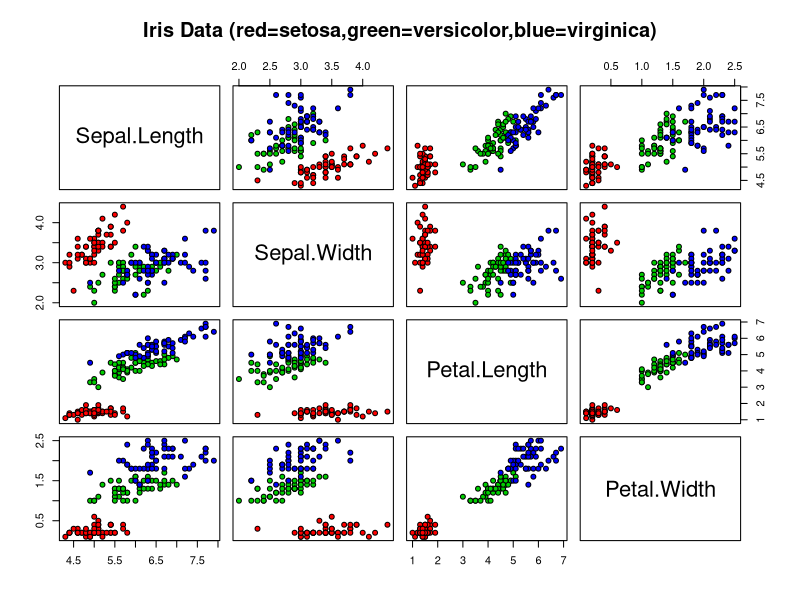
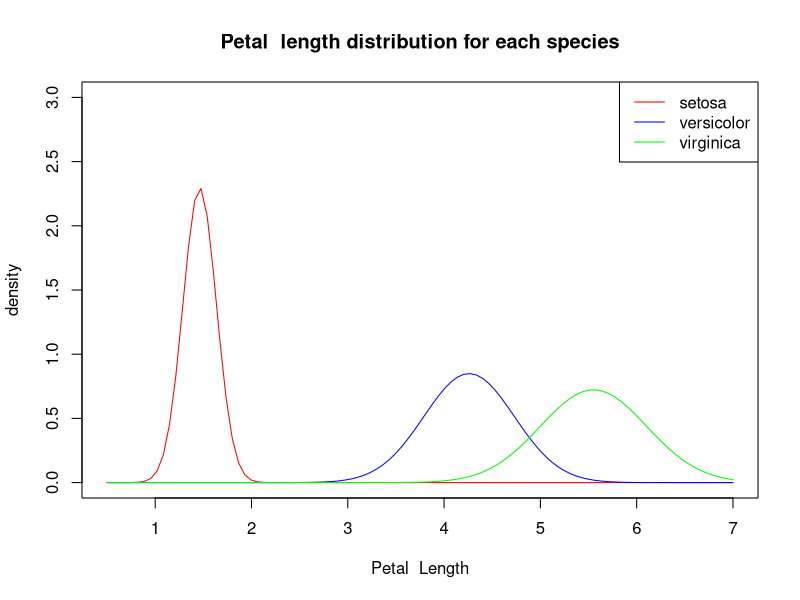

Source code (R) for these figures, in order:
library(e1071)

data(iris)

pairs(iris[1:4], main="Iris Data (red=setosa,green=versicolor,blue=virginica)", 
      pch=21, bg=c("red","green3","blue")[unclass(iris$Species)]) 

head(iris,n=12)
summary(iris)
classifier<-naiveBayes(iris[,1:4], iris[,5])
predicted.classes <- predict(classifier, iris[,-5]) 
head(predicted.classes,n=12)
table(predicted.classes, iris[,5], dnn=list('predicted','actual')) 
classifier$apriori / sum(classifier$apriori) # the prior distribution for the classes
classifier$tables$Petal.Length
plot(0:3,  xlim=c(0.5,7),  col="red",  ylab="density",type="n",  xlab="Petal  Length",main="Petal  length distribution for each species")
curve(dnorm(x,           classifier$tables$Petal.Length[1,1],           classifier$tables$Petal.Length[1,2]), add=TRUE, col="red")
curve(dnorm(x,           classifier$tables$Petal.Length[2,1],           classifier$tables$Petal.Length[2,2]), add=TRUE, col="blue")
curve(dnorm(x,           classifier$tables$Petal.Length[3,1],           classifier$tables$Petal.Length[3,2]), add=TRUE, col ="green")
legend("topright", c("setosa", "versicolor", "virginica"), col = c("red","blue","green"), lwd=1)
observation <- data.frame(Sepal.Length = 5.0,                            Sepal.Width  = 3.2,                            Petal.Length = 1.5,                            Petal.Width  = 0.3)  # this observation lies within Setosa cluster

# type="raw" shows the probabilities 
predict(classifier, observation, type="raw")